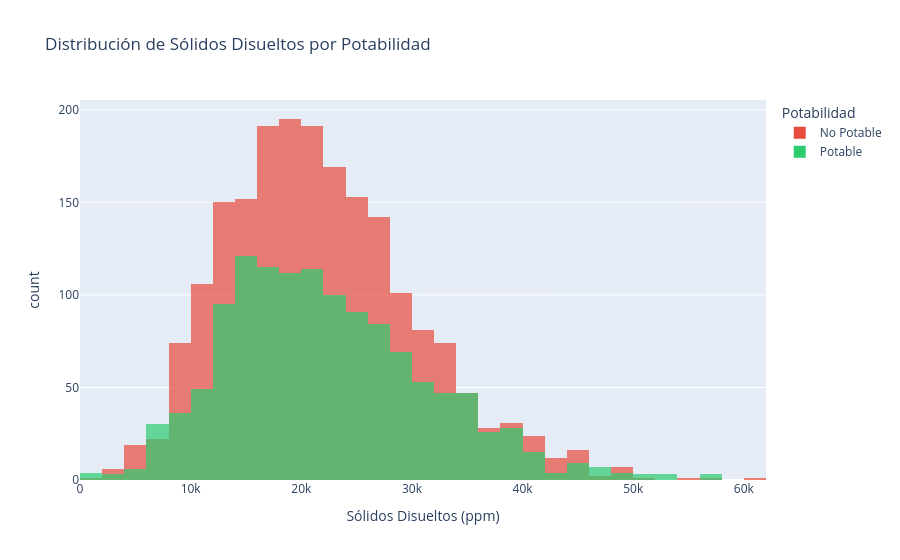

The code cell stored with this chart in its notebook:
### Markdown cell above
---
## 9. Visualización con Plotly Express

**Plotly Express** permite crear gráficos **interactivos** con pocas líneas de código. Los gráficos permiten:
- Hacer zoom
- Ver información al pasar el cursor (hover)
- Filtrar y seleccionar datos
- Exportar como imagen

### Code cell
# =============================================================================
# CONCEPTO: Histograma interactivo con Plotly Express
# -----------------------------------------------------------------------------
# px.histogram() genera un histograma interactivo (HTML/JavaScript). La
# interactividad incluye zoom, desplazamiento, tooltips al pasar el cursor y
# la posibilidad de ocultar/mostrar series haciendo clic en la leyenda.
#
# Parámetros clave:
#   color='Potability_label':  genera una barra por categoría en cada bin,
#                              diferenciando visualmente los grupos.
#   barmode='overlay':         superpone las barras de ambas clases en el mismo
#                              eje (alternativa: 'group' las coloca lado a lado).
#   nbins=40:                  número de intervalos del histograma.
#   opacity=0.7:               transparencia para ver la superposición de grupos.
#   color_discrete_map:        diccionario que asigna colores específicos a
#                              cada categoría por nombre.
#   labels:                    diccionario para renombrar ejes y leyendas con
#                              texto más descriptivo que los nombres de columnas.
#
# Preparación previa: se crea 'Potability_label' con .map() para reemplazar
# los valores numéricos (0, 1) por etiquetas legibles en la leyenda.
#
# CRITERIO DE USO: Usar Plotly para presentaciones, dashboards o exploración
# interactiva donde el usuario necesita examinar los datos en detalle.
# =============================================================================

# Copia del DataFrame para agregar la columna de etiqueta sin modificar el original
df_plotly = df.copy()

# .map() transforma valores numéricos en etiquetas de texto para la leyenda
df_plotly['Potability_label'] = df_plotly['Potability'].map({0: 'No Potable', 1: 'Potable'})

fig = px.histogram(
    df_plotly.dropna(subset=['Solids']),   # Excluye filas con NaN en la variable graficada
    x='Solids',
    color='Potability_label',              # Colorea por clase (superpone dos histogramas)
    barmode='overlay',                     # Superpone las barras para comparar distribuciones
    nbins=40,
    title='Distribución de Sólidos Disueltos por Potabilidad',
    labels={'Solids': 'Sólidos Disueltos (ppm)', 'count': 'Frecuencia', 'Potability_label': 'Potabilidad'},
    color_discrete_map={'No Potable': '#e74c3c', 'Potable': '#2ecc71'},
    opacity=0.7
)
fig.show()

### Figure 1 — Plotly figure (JSON) as saved in the notebook; plotly's stock layout.template omitted (floating-point values rounded to 4 significant figures; data arrays with more than 128 entries replaced by an {"elided": "..."} marker saying what was removed)
{"data": [{"bingroup": "x", "hovertemplate": "Potabilidad=No Potable<br>Sólidos Disueltos (ppm)=%{x}<br>count=%{y}<extra></extra>", "legendgroup": "No Potable", "marker": {"color": "#e74c3c", "opacity": 0.7, "pattern": {"shape": ""}}, "name": "No Potable", "nbinsx": 40, "orientation": "v", "showlegend": true, "type": "histogram", "x": {"elided": "1998 float values"}, "xaxis": "x", "yaxis": "y"}, {"bingroup": "x", "hovertemplate": "Potabilidad=Potable<br>Sólidos Disueltos (ppm)=%{x}<br>count=%{y}<extra></extra>", "legendgroup": "Potable", "marker": {"color": "#2ecc71", "opacity": 0.7, "pattern": {"shape": ""}}, "name": "Potable", "nbinsx": 40, "orientation": "v", "showlegend": true, "type": "histogram", "x": {"elided": "1278 float values"}, "xaxis": "x", "yaxis": "y"}], "layout": {"barmode": "overlay", "legend": {"title": {"text": "Potabilidad"}, "tracegroupgap": 0}, "title": {"text": "Distribución de Sólidos Disueltos por Potabilidad"}, "xaxis": {"anchor": "y", "domain": [0, 1], "title": {"text": "Sólidos Disueltos (ppm)"}}, "yaxis": {"anchor": "x", "domain": [0, 1], "title": {"text": "count"}}}}
